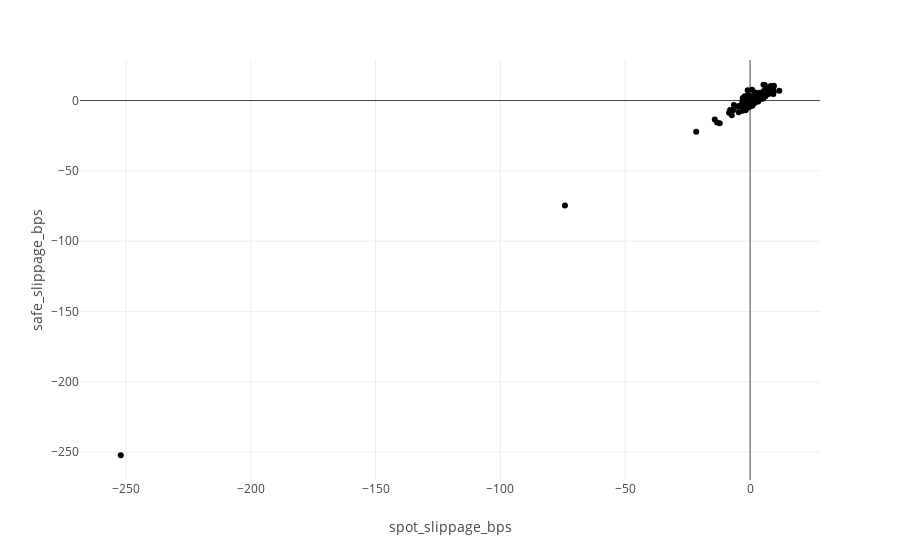

The code cell stored with this chart in its notebook:
### Code cell
px.scatter(rebalance_df, x="spot_slippage_bps", y="safe_slippage_bps")

### Figure 1 — Plotly figure (JSON) as saved in the notebook; plotly's stock layout.template omitted (floating-point values rounded to 4 significant figures; data arrays with more than 128 entries replaced by an {"elided": "..."} marker saying what was removed)
{"data": [{"hovertemplate": "spot_slippage_bps=%{x}<br>safe_slippage_bps=%{y}<extra></extra>", "legendgroup": "", "marker": {"color": "#000001", "symbol": "circle"}, "mode": "markers", "name": "", "orientation": "v", "showlegend": false, "type": "scatter", "x": {"elided": "407 float values"}, "xaxis": "x", "y": {"elided": "407 float values"}, "yaxis": "y"}], "layout": {"legend": {"tracegroupgap": 0}, "margin": {"t": 60}, "xaxis": {"anchor": "y", "domain": [0, 1], "title": {"text": "spot_slippage_bps"}}, "yaxis": {"anchor": "x", "domain": [0, 1], "title": {"text": "safe_slippage_bps"}}}}
